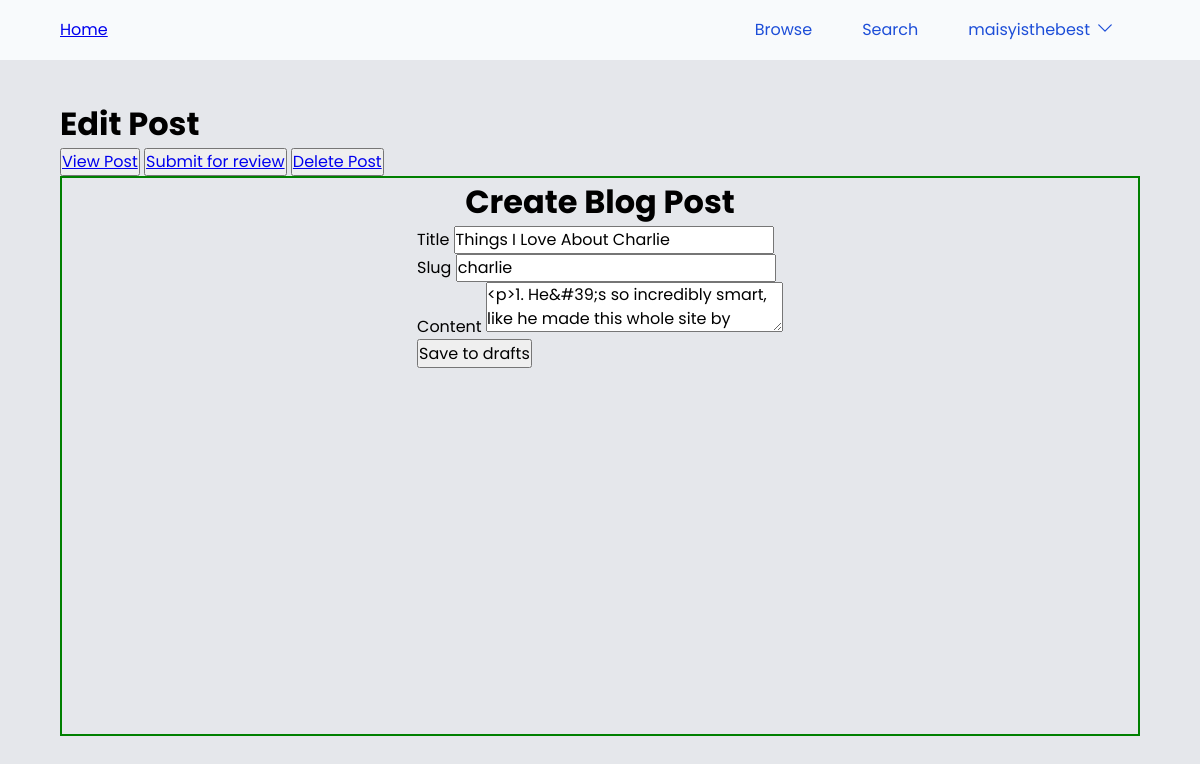
Page /edit/charlie (signed in) on the earlier database version.
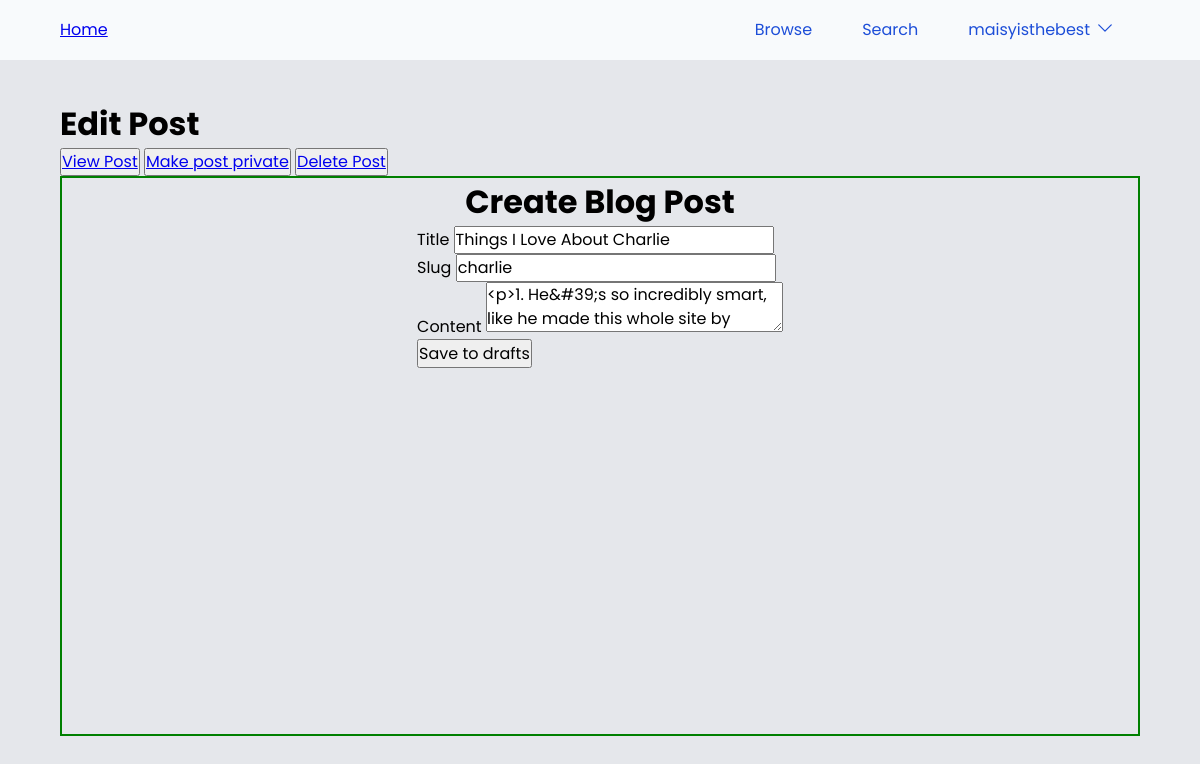
Same page on the later database version.
### main.py (the view, shortened to what this page needs)
@app.route("/edit/<slug>", methods=["GET", "POST"])
@login_required
def edit(slug):
    post = PostModel.query.filter_by(slug=slug).first()
    if (
        post.author != get_current_username()
        and current_user.privilege_level != "Admin"
    ):
        return redirect("/")
    form = BlogForm()
    form.content.data = post.content
    return render_template(
        "edit.html",
        post=post,
        form=form,
        current_username=get_current_username(),
        page_title=f"Edit {post.title}",
    )

### forms.py
class BlogForm(FlaskForm):
    title = StringField('title', validators=[InputRequired(), Length(min=4, max=32)])
    slug    = StringField('slug', validators=[InputRequired(), Length(min=1, max=64)])
    content = CKEditorField('content', validators=[InputRequired(), Length(min=8)])
    submit = SubmitField('Save to drafts')

### main.py (called while the page is built)
def get_current_username():
    if current_user.is_authenticated:
        return current_user.username
    else:
        return "Guest"

### models.py (called while the page is built)
@login.user_loader
def load_user(id):
    return UserModel.query.get(int(id))

### templates/edit.html (shortened to what this page needs)
{% extends "base.html" %}{%block head%}{%endblock%}{% block body %}
<h1>Edit Post</h1>
<div class="button-container">
    <button><a href="{{url_for("view_post", slug=post.slug)}}">View Post</a></button>
    {% if post.status == "Draft" %}
    <button><a href="{{url_for("change_status", slug=post.slug)}}">Submit for review</a></button>
    {% else %}
    <button><a href="{{url_for("change_status", slug=post.slug)}}">Make post private</a></button>
    {% endif %}
    <button><a href="{{url_for("delete", id=post.id)}}">Delete Post</a></button>
</div>
<div class="form-container">
    <h1>Create Blog Post</h1>
    <form method="post">
        <div class="text-field">
            <label>Title</label>
            {{form.title(value=post.title)}}
        </div>
        <div class="text-field">
            <label>Slug</label>
            {{form.slug(value=post.slug)}}
        </div>
        <div class="text-field">
            <label>Content</label>
            {{ form.content() }}
        </div>
        {{ form.submit() }}
        </form>
</div>
{% endblock %}

Differences in the rows shown:
changed PostModel "Things I Love About Charlie": status "Draft" → "Published" (drawn)
Other differences:
text no longer shown: "Submit for review"
text now shown: "Make post private"
